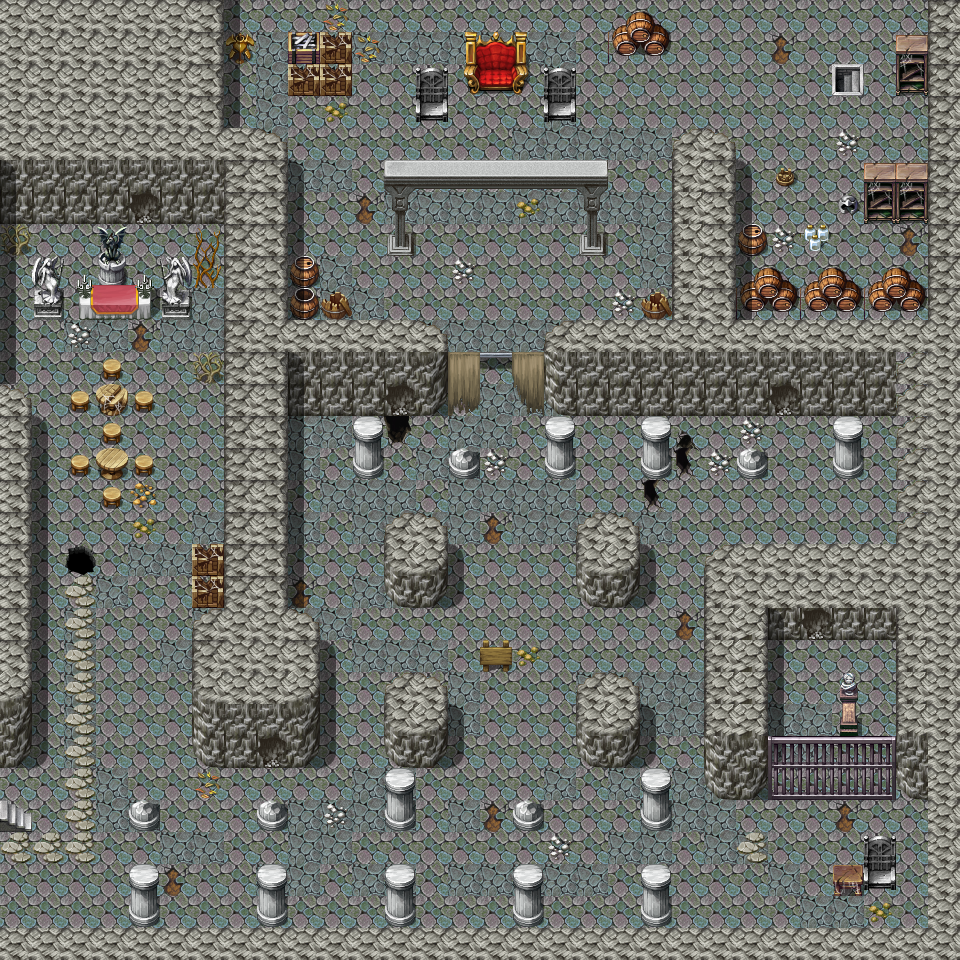

Rendered tile map (Tiled .tmx) drawn with the repository's tilesets; below, a short description and the map source with its tile grids summarised:
An orthogonal 30x30 tile map with 32x32 px tiles, 4 tile layers (Ground, Objects nonwalk, Objects walk, Above), 1 hidden layer not drawn, 16 tilesets and 7 objects (3x spawn, 2x mapchange, 2x sign).

<map version="1.0" orientation="orthogonal" width="30" height="30" tilewidth="32" tileheight="32">
 <tileset firstgid="1" name="tiles_1_1" tilewidth="32" tileheight="32">
  <image source="../drawable/map_tiles_1_1.png" />
 </tileset>
 <tileset firstgid="129" name="tiles_1_2" tilewidth="32" tileheight="32">
  <image source="../drawable/map_tiles_1_2.png" />
 </tileset>
 <tileset firstgid="257" name="tiles_1_3" tilewidth="32" tileheight="32">
  <image source="../drawable/map_tiles_1_3.png" />
 </tileset>
 <tileset firstgid="385" name="tiles_1_4" tilewidth="32" tileheight="32">
  <image source="../drawable/map_tiles_1_4.png" />
 </tileset>
 <tileset firstgid="513" name="tiles_1_5" tilewidth="32" tileheight="32">
  <image source="../drawable/map_tiles_1_5.png" />
 </tileset>
 <tileset firstgid="641" name="tiles_1_6" tilewidth="32" tileheight="32">
  <image source="../drawable/map_tiles_1_6.png" />
 </tileset>
 <tileset firstgid="769" name="tiles_1_7" tilewidth="32" tileheight="32">
  <image source="../drawable/map_tiles_1_7.png" />
 </tileset>
 <tileset firstgid="897" name="tiles_2_1" tilewidth="32" tileheight="32">
  <image source="../drawable/map_tiles_1_8.png" />
 </tileset>
 <tileset firstgid="1009" name="tiles_2_1" tilewidth="32" tileheight="32">
  <image source="../drawable/map_tiles_2_1.png" />
 </tileset>
 <tileset firstgid="1137" name="tiles_2_2" tilewidth="32" tileheight="32">
  <image source="../drawable/map_tiles_2_2.png" />
 </tileset>
 <tileset firstgid="1265" name="tiles_2_3" tilewidth="32" tileheight="32">
  <image source="../drawable/map_tiles_2_3.png" />
 </tileset>
 <tileset firstgid="1393" name="tiles_2_4" tilewidth="32" tileheight="32">
  <image source="../drawable/map_tiles_2_4.png" />
 </tileset>
 <tileset firstgid="1521" name="tiles_2_5" tilewidth="32" tileheight="32">
  <image source="../drawable/map_tiles_2_5.png" />
 </tileset>
 <tileset firstgid="1649" name="tiles_2_6" tilewidth="32" tileheight="32">
  <image source="../drawable/map_tiles_2_6.png" />
 </tileset>
 <tileset firstgid="1777" name="tiles_2_7" tilewidth="32" tileheight="32">
  <image source="../drawable/map_tiles_2_7.png" />
 </tileset>
 <tileset firstgid="1905" name="tiles_2_8" tilewidth="32" tileheight="32">
  <image source="../drawable/map_tiles_2_8.png" />
 </tileset>
 <layer name="Ground" width="30" height="30">
  <data>[900 cells, 900 non-empty, 3 distinct tile ids]</data>
 </layer>
 <layer name="Objects nonwalk" width="30" height="30">
  <data>[900 cells, 382 non-empty, 58 distinct tile ids]</data>
 </layer>
 <layer name="Objects walk" width="30" height="30">
  <data>[900 cells, 46 non-empty, 14 distinct tile ids]</data>
 </layer>
 <layer name="Above" width="30" height="30">
  <data>[900 cells, 98 non-empty, 25 distinct tile ids]</data>
 </layer>
 <layer name="walkable" width="30" height="30" visible="0">
  <data>[900 cells, 382 non-empty, 1 distinct tile ids]</data>
 </layer>
 <objectgroup name="mapevent" width="30" height="30" visible="0">
  <object name="exit" type="mapchange" x="832" y="64" width="32" height="32">
   <properties>
    <property name="map" value="startmap" />
    <property name="place" value="well" />
   </properties>
  </object>
  <object name="Sign1" type="sign" x="480" y="640" width="32" height="32">
   <properties>
    <property name="Text" value="North: To the great hall." />
    <property name="Title" value="The sign says" />
   </properties>
  </object>
  <object name="Sign2" type="sign" x="480" y="384" width="32" height="32">
   <properties>
    <property name="Text" value="You feel a cold breeze sweeping over you." />
    <property name="Title" value="Chilling wind" />
   </properties>
  </object>
  <object name="entrance" type="mapchange" x="0" y="800" width="32" height="32">
   <properties>
    <property name="map" value="wilderness" />
    <property name="place" value="cave_entrance" />
   </properties>
  </object>
 </objectgroup>
 <objectgroup name="spawn" width="30" height="30" visible="0">
  <object name="boss" type="spawn" x="224" y="0" width="448" height="320">
   <properties>
    <property name="quantity" value="1" />
    <property name="type" value="magic" />
   </properties>
  </object>
  <object name="prison" type="spawn" x="768" y="640" width="128" height="128">
   <properties>
    <property name="quantity" value="2" />
    <property name="type" value="Abomination" />
   </properties>
  </object>
  <object name="" type="spawn" x="288" y="416" width="480" height="512">
   <properties>
    <property name="quantity" value="2" />
    <property name="type" value="undead" />
   </properties>
  </object>
 </objectgroup>
</map>
